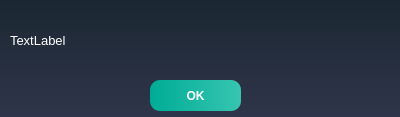
<?xml version="1.0" encoding="UTF-8"?>
<ui version="4.0">
 <class>ERROR_MSG</class>
 <widget class="QDialog" name="ERROR_MSG">
  <property name="geometry">
   <rect>
    <x>0</x>
    <y>0</y>
    <width>400</width>
    <height>117</height>
   </rect>
  </property>
  <property name="windowTitle">
   <string>ERROR MSG</string>
  </property>
  <property name="windowIcon">
   <iconset resource="../Resources.qrc">
    <normaloff>:/ICONS/data/ERROR_ICON.png</normaloff>:/ICONS/data/ERROR_ICON.png</iconset>
  </property>
  <property name="styleSheet">
   <string notr="true">/*Copyright (c) DevSec Studio. All rights reserved.

MIT License

Permission is hereby granted, free of charge, to any person obtaining a copy
of this software and associated documentation files (the &quot;Software&quot;), to deal
in the Software without restriction, including without limitation the rights
to use, copy, modify, merge, publish, distribute, sublicense, and/or sell
copies of the Software, and to permit persons to whom the Software is
furnished to do so, subject to the following conditions:

The above copyright notice and this permission notice shall be included in all
copies or substantial portions of the Software.

THE SOFTWARE IS PROVIDED *AS IS*, WITHOUT WARRANTY OF ANY KIND, EXPRESS OR
IMPLIED, INCLUDING BUT NOT LIMITED TO THE WARRANTIES OF MERCHANTABILITY,
FITNESS FOR A PARTICULAR PURPOSE AND NONINFRINGEMENT. IN NO EVENT SHALL THE
AUTHORS OR COPYRIGHT HOLDERS BE LIABLE FOR ANY CLAIM, DAMAGES OR OTHER
LIABILITY, WHETHER IN AN ACTION OF CONTRACT, TORT OR OTHERWISE, ARISING FROM,
OUT OF OR IN CONNECTION WITH THE SOFTWARE OR THE USE OR OTHER DEALINGS IN THE SOFTWARE.
*/

/*-----QWidget-----*/
QWidget
{
	background-color: qlineargradient(spread:repeat, x1:1, y1:0, x2:1, y2:1, stop:0 rgba(27, 39, 50, 255),stop:1 rgba(47, 53, 74, 255));
	color: #000000;

}


/*-----QLabel-----*/
QLabel
{
	background-color: transparent;
	color: rgb(255, 255, 255);
	font-size: 13px;
	font: 13pt &quot;osifont&quot;;

}


/*-----QPushButton-----*/
QPushButton
{
	background-color: qlineargradient(spread:pad, x1:0, y1:0.511, x2:1, y2:0.511, stop:0 rgba(0, 172, 149, 255),stop:0.995192 rgba(54, 197, 177, 255));
	color: #fff;
	font: 13pt &quot;osifont&quot;;
	font-weight: bold;
	border: none;
	border-radius: 3px;
	padding: 5px;
	border-radius: 10px;
}


QPushButton::pressed
{
	background-color: qlineargradient(spread:pad, x1:0, y1:0.511, x2:1, y2:0.511, stop:0 rgba(0, 207, 179, 255),stop:1 rgba(70, 255, 230, 255));

}


/*-----QCheckBox-----*/
QCheckBox
{
	background-color: transparent;
	color: #fff;
	font-size: 10px;
	font-weight: bold;
	border: none;
	border-radius: 5px;

}


/*-----QCheckBox-----*/
QCheckBox::indicator
{
    color: #b1b1b1;
    background-color: #323232;
    border: 1px solid darkgray;
    width: 12px;
    height: 12px;

}


QCheckBox::indicator:checked
{
    image:url(&quot;./ressources/check.png&quot;);
	background-color: qlineargradient(spread:pad, x1:0, y1:0.511, x2:1, y2:0.511, stop:0 rgba(0, 172, 149, 255),stop:0.995192 rgba(54, 197, 177, 255));;
    border: 1px solid #607cff;

}


QCheckBox::indicator:unchecked:hover
{
    border: 1px solid #08b099;

}


QCheckBox::disabled
{
	color: #656565;

}


QCheckBox::indicator:disabled
{
	background-color: #656565;
	color: #656565;
    border: 1px solid #656565;

}


/*-----QLineEdit-----*/
QLineEdit
{
	background-color: #c2c7d5;
	color: #000;
	font-weight: bold;
	border: none;
	border-radius: 2px;
	padding: 3px;

}


/*-----QListView-----*/
QListView
{
	background-color: qlineargradient(spread:pad, x1:1, y1:0, x2:1, y2:1, stop:0 rgba(50, 61, 80, 255),stop:1 rgba(44, 49, 69, 255));
	color: #fff;
	font-size: 12px;
	font-weight: bold;
	border: 1px solid #191919;
	show-decoration-selected: 0;

}


QListView::item
{
	color: #31cecb;
	background-color: #454e5e;
	border: none;
	padding: 5px;
	border-radius: 0px;
	padding-left : 10px;
	height: 42px;

}

QListView::item:selected
{
	color: #31cecb;
	background-color: #454e5e;

}


QListView::item:!selected
{
	color:white;
	background-color: transparent;
	border: none;
	padding-left : 10px;

}


QListView::item:!selected:hover
{
	color: #bbbcba;
	background-color: #454e5e;
	border: none;
	padding-left : 10px;

}


/*-----QTreeView-----*/
QTreeView 
{
	background-color: #232939;
	show-decoration-selected: 0;
	color: #c2c8d7;

}


QTreeView::item 
{
	border-top-color: transparent;
	border-bottom-color: transparent;

}


QTreeView::item:hover 
{
	background-color: #606060;
	color: #fff;

}


QTreeView::item:selected 
{
	background-color: #0ab19a;
	color: #fff;

}


QTreeView::item:selected:active
{
	background-color: #0ab19a;
	color: #fff;

}


QTreeView::branch:has-children:!has-siblings:closed,
QTreeView::branch:closed:has-children:has-siblings 
{
	image: url(://tree-closed.png);

}

QTreeView::branch:open:has-children:!has-siblings,
QTreeView::branch:open:has-children:has-siblings  
{
	image: url(://tree-open.png);

}


/*-----QTableView &amp; QTableWidget-----*/
QTableView
{
    background-color: #232939;
	border: 1px solid gray;
    color: #f0f0f0;
    gridline-color: #232939;
    outline : 0;

}


QTableView::disabled
{
    background-color: #242526;
    border: 1px solid #32414B;
    color: #656565;
    gridline-color: #656565;
    outline : 0;

}


QTableView::item:hover 
{
    background-color: #606060;
    color: #f0f0f0;

}


QTableView::item:selected 
{
	background-color: #0ab19a;
    color: #F0F0F0;

}


QTableView::item:selected:disabled
{
    background-color: #1a1b1c;
    border: 2px solid #525251;
    color: #656565;

}


QTableCornerButton::section
{
	background-color: #343a49;
    color: #fff;

}


QHeaderView::section
{
	color: #fff;
	border-top: 0px;
	border-bottom: 1px solid gray;
	border-right: 1px solid gray;
	background-color: #343a49;
    margin-top:1px;
	margin-bottom:1px;
	padding: 5px;

}


QHeaderView::section:disabled
{
    background-color: #525251;
    color: #656565;

}


QHeaderView::section:checked
{
    color: #fff;
    background-color: #0ab19a;

}


QHeaderView::section:checked:disabled
{
    color: #656565;
    background-color: #525251;

}


QHeaderView::section::vertical::first,
QHeaderView::section::vertical::only-one
{
    border-top: 1px solid #353635;

}


QHeaderView::section::vertical
{
    border-top: 1px solid #353635;

}


QHeaderView::section::horizontal::first,
QHeaderView::section::horizontal::only-one
{
    border-left: 1px solid #353635;

}


QHeaderView::section::horizontal
{
    border-left: 1px solid #353635;

}


/*-----QScrollBar-----*/
QScrollBar:horizontal 
{
    background-color: transparent;
    height: 8px;
    margin: 0px;
    padding: 0px;

}


QScrollBar::handle:horizontal 
{
    border: none;
	min-width: 100px;
    background-color: #56576c;

}


QScrollBar::add-line:horizontal, 
QScrollBar::sub-line:horizontal,
QScrollBar::add-page:horizontal, 
QScrollBar::sub-page:horizontal 
{
    width: 0px;
    background-color: transparent;

}


QScrollBar:vertical 
{
    background-color: transparent;
    width: 8px;
    margin: 0;

}


QScrollBar::handle:vertical 
{
    border: none;
	min-height: 100px;
    background-color: #56576c;

}


QScrollBar::add-line:vertical, 
QScrollBar::sub-line:vertical,
QScrollBar::add-page:vertical, 
QScrollBar::sub-page:vertical 
{
    height: 0px;
    background-color: transparent;

}
</string>
  </property>
  <widget class="QLabel" name="ERRO_MSG">
   <property name="geometry">
    <rect>
     <x>10</x>
     <y>0</y>
     <width>371</width>
     <height>81</height>
    </rect>
   </property>
   <property name="text">
    <string>TextLabel</string>
   </property>
   <property name="alignment">
    <set>Qt::AlignLeading|Qt::AlignLeft|Qt::AlignVCenter</set>
   </property>
  </widget>
  <widget class="QPushButton" name="BTN_OK">
   <property name="geometry">
    <rect>
     <x>150</x>
     <y>80</y>
     <width>91</width>
     <height>31</height>
    </rect>
   </property>
   <property name="cursor">
    <cursorShape>PointingHandCursor</cursorShape>
   </property>
   <property name="text">
    <string>OK</string>
   </property>
  </widget>
 </widget>
 <resources>
  <include location="../Resources.qrc"/>
 </resources>
 <connections/>
</ui>
